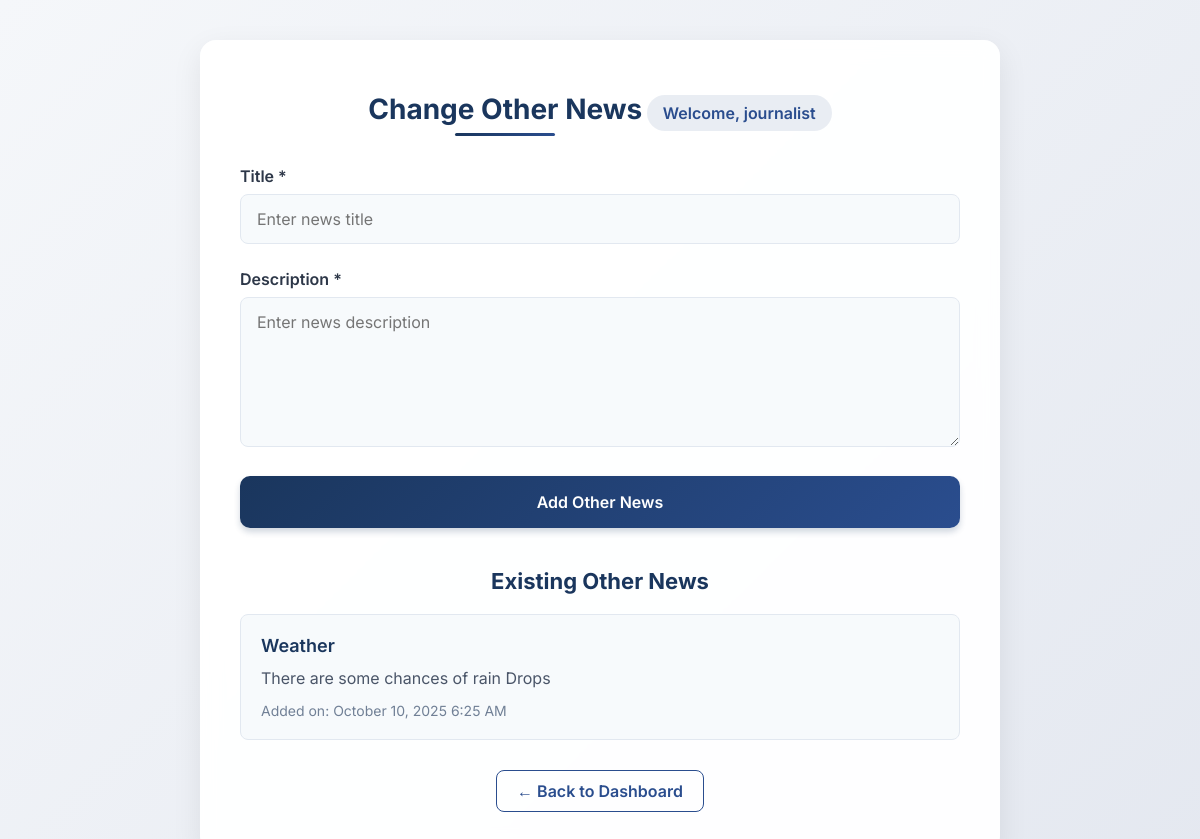
Screenshot of /code/change_other_news.php (signed in) with the database file from the repository.
### tables this page shows
CREATE TABLE `other_news` (
  `id` int(11) NOT NULL,
  `title` varchar(255) NOT NULL,
  `content` text NOT NULL,
  `created_at` timestamp NOT NULL DEFAULT current_timestamp()
);

### code/change_other_news.php (the view, shortened to what this page needs)
<?php
include 'db_connect.php';
$journalist_username = $_SESSION['journalist_username'];
$other_news = [];
$result = $conn->query("SELECT * FROM other_news ORDER BY created_at DESC");
while ($row = $result->fetch_assoc()) {
    $other_news[] = $row;
}
?>
<!DOCTYPE html>
<html lang="en">
<head>
</head>
<body>
    <div class="container">
        <div class="dashboard-header">
            <h2>Change Other News</h2>
            <div class="welcome-text">Welcome, <?= htmlspecialchars($journalist_username) ?></div>
        </div>
        <form method="post">
            <div class="form-group">
                <label for="title">Title *</label>
                <input type="text" name="title" placeholder="Enter news title" required>
            </div>
            <div class="form-group">
                <label for="content">Description *</label>
                <textarea name="content" placeholder="Enter news description" rows="6" required></textarea>
            </div>
            <button type="submit" name="add_other_news" class="submit-button">Add Other News</button>
        </form>
        <div class="news-list">
            <h3>Existing Other News</h3>
            <?php if (empty($other_news)): ?>
                <div style="text-align: center; color: #718096; padding: 40px;">
                    No other news available yet.
                </div>
            <?php else: ?>
                <?php foreach ($other_news as $news): ?>
                    <div class="news-item">
                        <div class="news-title"><?= htmlspecialchars($news['title']) ?></div>
                        <div class="news-content"><?= htmlspecialchars($news['content']) ?></div>
                        <div class="news-date">Added on: <?= date('F j, Y g:i A', strtotime($news['created_at'])) ?></div>
                    </div>
                <?php endforeach; ?>
            <?php endif; ?>
        </div>
        <div class="back-container">
            <a href="journalist_dashboard.php" class="back-button">
                ← Back to Dashboard
            </a>
        </div>
    </div>
</body>
</html>

### code/change_other_news.php (style rules this page uses)
* { margin: 0; padding: 0; box-sizing: border-box; font-family: 'Inter', sans-serif; }
body { background: linear-gradient(135deg, #f5f7fa 0%, #e4e8f0 100%); min-height: 100vh; padding: 40px 20px; color: #2d3748; }
.container { max-width: 800px; margin: 0 auto; background: rgba(255, 255, 255, 0.95); padding: 40px; border-radius: 16px; box-shadow: 0 10px 30px rgba(0, 0, 0, 0.08); backdrop-filter: blur(10px); }
.dashboard-header { text-align: center; margin-bottom: 30px; }
.dashboard-header h2 { font-size: 28px; font-weight: 700; color: #1a365d; margin-bottom: 10px; position: relative; display: inline-block; }
.dashboard-header h2::after { content: ''; position: absolute; bottom: -10px; left: 50%; transform: translateX(-50%); width: 100px; height: 3px; background: linear-gradient(90deg, #1a365d, #2a4d8e); border-radius: 2px; }
.welcome-text { font-weight: 600; color: #2a4d8e; background: rgba(42, 77, 142, 0.1); padding: 8px 16px; border-radius: 20px; display: inline-block; margin-top: 15px; }
.form-group { margin-bottom: 25px; }
.form-group label { display: block; margin-bottom: 8px; font-weight: 600; color: #2d3748; }
.form-group input, .form-group textarea { width: 100%; padding: 14px 16px; font-size: 16px; border: 1.5px solid #e2e8f0; border-radius: 8px; transition: all 0.3s ease; background: #f7fafc; color: #2d3748; }
.form-group textarea { min-height: 120px; resize: vertical; }
.submit-button { width: 100%; padding: 16px; background: linear-gradient(135deg, #1a365d 0%, #2a4d8e 100%); color: white; border: none; font-size: 16px; font-weight: 600; border-radius: 10px; cursor: pointer; transition: all 0.3s ease; box-shadow: 0 4px 6px rgba(26, 54, 93, 0.2); }
.news-list { margin-top: 40px; }
.news-list h3 { color: #1a365d; margin-bottom: 20px; text-align: center; font-size: 22px; }
.news-item { background: #f7fafc; padding: 20px; border-radius: 8px; margin-bottom: 15px; border: 1px solid #e2e8f0; }
.news-title { font-weight: 600; color: #1a365d; margin-bottom: 10px; font-size: 18px; }
.news-content { color: #4a5568; line-height: 1.6; }
.news-date { color: #718096; font-size: 14px; margin-top: 10px; }
.back-container { text-align: center; margin-top: 30px; }
.back-button { color: #2a4d8e; text-decoration: none; font-weight: 600; padding: 10px 20px; border: 1px solid #2a4d8e; border-radius: 8px; transition: all 0.3s ease; display: inline-flex; align-items: center; gap: 8px; }

### rows the page displays
other_news: title "Weather", content "There are some chances of rain Drops", created_at "October 10, 2025 6:25 AM"

### other values shown
$journalist_username "journalist"
